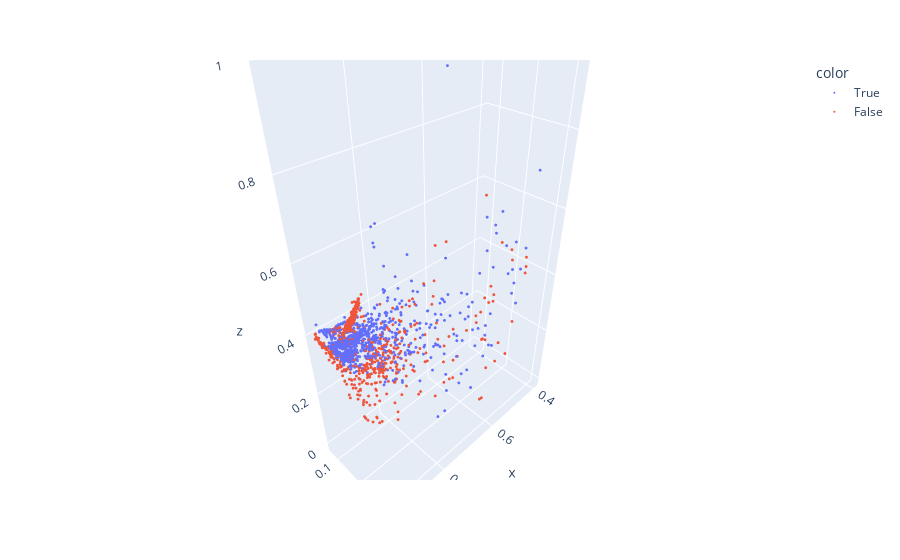

Notebook code for this chart:
### Code cell
import plotly.express as px

egci_points = np.concat([points[:,0].reshape(-1,1), points[:,1].reshape(-1,1), normalize(dist.reshape(-1,1))], axis=1)



fig = px.scatter_3d(x=egci_points[:,0], y=egci_points[:,1], z=(egci_points[:,2]), color = df['isDegraded'])

fig.update_traces(marker_size = 1)

fig.show()

### Figure 1 — Plotly figure (JSON) as saved in the notebook; plotly's stock layout.template omitted (floating-point values rounded to 4 significant figures; data arrays with more than 128 entries replaced by an {"elided": "..."} marker saying what was removed)
{"data": [{"hovertemplate": "color=True<br>x=%{x}<br>y=%{y}<br>z=%{z}<extra></extra>", "legendgroup": "True", "marker": {"color": "#636efa", "size": 1, "symbol": "circle"}, "mode": "markers", "name": "True", "scene": "scene", "showlegend": true, "type": "scatter3d", "x": {"elided": "1060 float values"}, "y": {"elided": "1060 float values"}, "z": {"elided": "1060 float values"}}, {"hovertemplate": "color=False<br>x=%{x}<br>y=%{y}<br>z=%{z}<extra></extra>", "legendgroup": "False", "marker": {"color": "#EF553B", "size": 1, "symbol": "circle"}, "mode": "markers", "name": "False", "scene": "scene", "showlegend": true, "type": "scatter3d", "x": {"elided": "582 float values"}, "y": {"elided": "582 float values"}, "z": {"elided": "582 float values"}}], "layout": {"legend": {"title": {"text": "color"}, "tracegroupgap": 0}, "margin": {"t": 60}, "scene": {"domain": {"x": [0, 1], "y": [0, 1]}, "xaxis": {"title": {"text": "x"}}, "yaxis": {"title": {"text": "y"}}, "zaxis": {"title": {"text": "z"}}}}}
